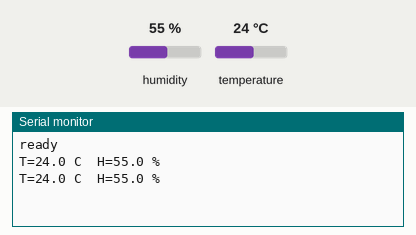
A sketch run on a simulated Arduino Uno, built with avr-gcc and run on an emulated ATmega328P. On the bench: the last lines printed to the serial monitor. Wiring (inferred from the names in the program): DHT22 sensor: data pin 2. The test bench sets the inputs (shaded band); at power-on: humidity 55 %, temperature 24 °C.

Above: at 2.8 s.
2.9 s: humidity set to 22 %
At 4.5 s:
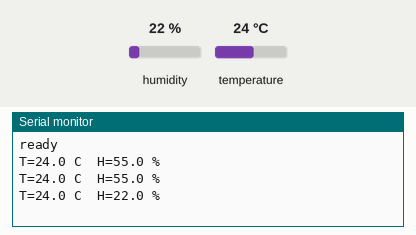
5.6 s: temperature set to 12 °C
At 6.8 s:
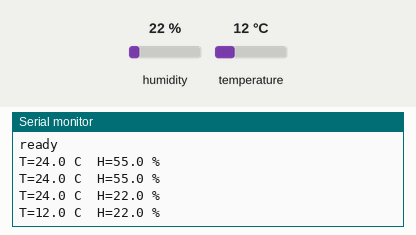
8.3 s: humidity set to 40 %
At 11.5 s:
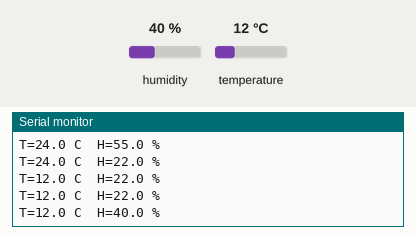
Timing chart, 0 to 13.0 s (numbered marks = the images above; inputs shaded):
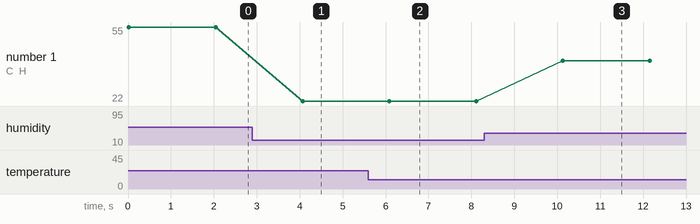

Measured:
- after the input at 2.9 s, the serial monitor: prints a new line after 1.2 s (image 1)
- after the input at 5.6 s, the serial monitor: prints a new line after 0.49 s (image 2)
- after the input at 8.3 s, the serial monitor: prints a new line after 1.8 s (image 3)
- plotted number 1: 55 → 22 after the input at 2.9 s, 22 → 40 after the input at 8.3 s

The sketch:

dht-default.ino
```cpp
// Lesson 12: read a DHT22 (AM2302) over its single wire. No library: the bit-banged reader below is ours (MIT-style, free to reuse).
unsigned int readEvery = 2000;   // ms between readings (the DHT22 needs at least 2 s)

const byte DATA_PIN = 2;

// Wait until the wire reaches `level`. Counts loop passes instead of reading micros(), which freezes while interrupts are off.
// false after about maxPasses * 5 us.
bool waitFor(bool level, byte maxPasses) {
  while (digitalRead(DATA_PIN) != level) {
    if (maxPasses-- == 0) return false;
  }
  return true;
}

// One reading: 5 bytes (humidity x10, temperature x10, checksum). false when the sensor does not answer.
bool readDht(byte bytes[5]) {
  for (byte i = 0; i < 5; i++) bytes[i] = 0;
  pinMode(DATA_PIN, OUTPUT);
  digitalWrite(DATA_PIN, LOW);      // start signal: pull the wire low for 18 ms
  delay(18);
  digitalWrite(DATA_PIN, HIGH);
  pinMode(DATA_PIN, INPUT);         // let go; the pull-up raises the wire
  noInterrupts();
  bool ok = waitFor(LOW, 100)       // sensor answers: low 80 us ...
         && waitFor(HIGH, 100)      // ... high 80 us ...
         && waitFor(LOW, 100);      // ... then the first bit starts
  for (byte i = 0; ok && i < 40; i++) {
    ok = waitFor(HIGH, 100);        // every bit begins with 50 us low, then a high
    if (!ok) break;
    delayMicroseconds(45);          // a 0 is high for ~27 us, a 1 for ~70 us: look 45 us in
    byte bit = digitalRead(DATA_PIN);
    bytes[i / 8] = (bytes[i / 8] << 1) | bit;
    ok = waitFor(LOW, 100);         // wait for the end of the high
  }
  interrupts();
  return ok && (byte)(bytes[0] + bytes[1] + bytes[2] + bytes[3]) == bytes[4];
}

void setup() {
  Serial.begin(9600);
  pinMode(DATA_PIN, INPUT);
  Serial.println("ready");
}

void loop() {
  byte b[5] = {0, 0, 0, 0, 0};
  if (readDht(b)) {
    unsigned int humidity = ((unsigned int)b[0] << 8) | b[1];
    int temp = ((unsigned int)(b[2] & 0x7F) << 8) | b[3];
    if (b[2] & 0x80) temp = -temp;
    Serial.print("T=");
    if (temp < 0) { Serial.print('-'); temp = -temp; }
    Serial.print(temp / 10);
    Serial.print('.');
    Serial.print(temp % 10);
    Serial.print(" C  H=");
    Serial.print(humidity / 10);
    Serial.print('.');
    Serial.print(humidity % 10);
    Serial.println(" %");
  } else {
    Serial.println("read failed");
  }
  delay(readEvery);
}
```
